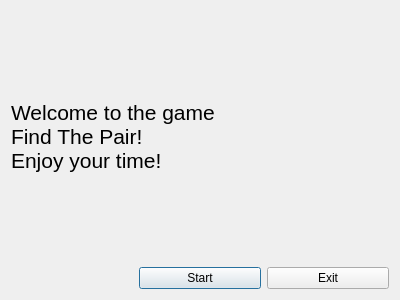
<?xml version="1.0" encoding="UTF-8"?>
<ui version="4.0">
 <class>InitialScreen</class>
 <widget class="QDialog" name="InitialScreen">
  <property name="windowModality">
   <enum>Qt::NonModal</enum>
  </property>
  <property name="geometry">
   <rect>
    <x>0</x>
    <y>0</y>
    <width>400</width>
    <height>300</height>
   </rect>
  </property>
  <property name="windowTitle">
   <string>Find The Pair</string>
  </property>
  <property name="windowIcon">
   <iconset>
    <normaloff>../letter_f_blue_512_xkL_icon.ico</normaloff>../letter_f_blue_512_xkL_icon.ico</iconset>
  </property>
  <layout class="QGridLayout" name="gridLayout">
   <item row="1" column="1">
    <widget class="QPushButton" name="pushButton">
     <property name="text">
      <string>Start</string>
     </property>
    </widget>
   </item>
   <item row="1" column="2">
    <widget class="QPushButton" name="pushButton_2">
     <property name="text">
      <string>Exit</string>
     </property>
    </widget>
   </item>
   <item row="0" column="0" colspan="3">
    <widget class="QLabel" name="label">
     <property name="font">
      <font>
       <family>MS Sans Serif</family>
       <pointsize>16</pointsize>
       <weight>50</weight>
       <bold>false</bold>
      </font>
     </property>
     <property name="layoutDirection">
      <enum>Qt::LeftToRight</enum>
     </property>
     <property name="text">
      <string>Welcome to the game 
Find The Pair!
Enjoy your time!</string>
     </property>
    </widget>
   </item>
  </layout>
 </widget>
 <resources/>
 <connections/>
</ui>
